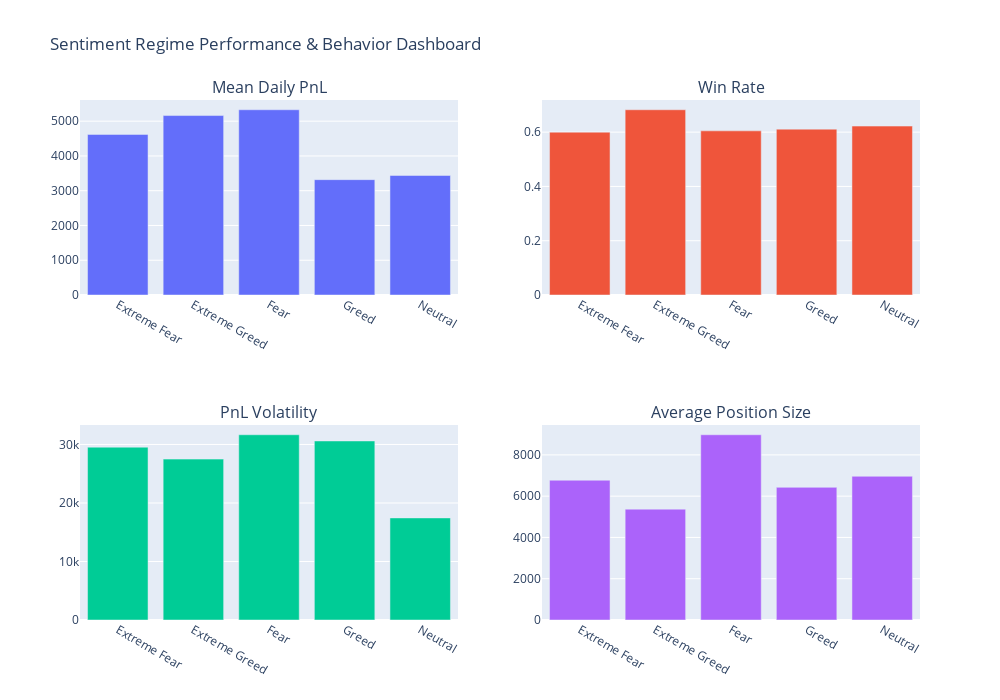

The cell this chart's notebook holds for it:
### Code cell
fig = make_subplots(
    rows=2, cols=2,
    subplot_titles=(
        "Mean Daily PnL",
        "Win Rate",
        "PnL Volatility",
        "Average Position Size"
    )
)

# Mean PnL
fig.add_trace(
    go.Bar(x=summary["classification"], y=summary["mean_pnl"]),
    row=1, col=1
)

# Win Rate
fig.add_trace(
    go.Bar(x=summary["classification"], y=summary["win_rate"]),
    row=1, col=2
)

# Volatility
fig.add_trace(
    go.Bar(x=summary["classification"], y=summary["volatility"]),
    row=2, col=1
)

# Avg Position Size
fig.add_trace(
    go.Bar(x=summary["classification"], y=summary["avg_size"]),
    row=2, col=2
)

fig.update_layout(
    height=700,
    width=1000,
    title_text="Sentiment Regime Performance & Behavior Dashboard",
    showlegend=False
)

fig.show()

### Figure 1 — Plotly figure (JSON) as saved in the notebook; plotly's stock layout.template omitted (floating-point values rounded to 4 significant figures)
{"data": [{"type": "bar", "x": ["Extreme Fear", "Extreme Greed", "Fear", "Greed", "Neutral"], "xaxis": "x", "y": [4619.0, 5162.0, 5329.0, 3318.0, 3439.0], "yaxis": "y"}, {"type": "bar", "x": ["Extreme Fear", "Extreme Greed", "Fear", "Greed", "Neutral"], "xaxis": "x2", "y": [0.6, 0.6825, 0.6048, 0.6111, 0.6223], "yaxis": "y2"}, {"type": "bar", "x": ["Extreme Fear", "Extreme Greed", "Fear", "Greed", "Neutral"], "xaxis": "x3", "y": [29530.0, 27500.0, 31660.0, 30600.0, 17450.0], "yaxis": "y3"}, {"type": "bar", "x": ["Extreme Fear", "Extreme Greed", "Fear", "Greed", "Neutral"], "xaxis": "x4", "y": [6773.0, 5372.0, 8976.0, 6428.0, 6964.0], "yaxis": "y4"}], "layout": {"annotations": [{"font": {"size": 16}, "showarrow": false, "text": "Mean Daily PnL", "x": 0.225, "xanchor": "center", "xref": "paper", "y": 1, "yanchor": "bottom", "yref": "paper"}, {"font": {"size": 16}, "showarrow": false, "text": "Win Rate", "x": 0.775, "xanchor": "center", "xref": "paper", "y": 1, "yanchor": "bottom", "yref": "paper"}, {"font": {"size": 16}, "showarrow": false, "text": "PnL Volatility", "x": 0.225, "xanchor": "center", "xref": "paper", "y": 0.375, "yanchor": "bottom", "yref": "paper"}, {"font": {"size": 16}, "showarrow": false, "text": "Average Position Size", "x": 0.775, "xanchor": "center", "xref": "paper", "y": 0.375, "yanchor": "bottom", "yref": "paper"}], "height": 700, "showlegend": false, "title": {"text": "Sentiment Regime Performance & Behavior Dashboard"}, "width": 1000, "xaxis": {"anchor": "y", "domain": [0, 0.45]}, "xaxis2": {"anchor": "y2", "domain": [0.55, 1]}, "xaxis3": {"anchor": "y3", "domain": [0, 0.45]}, "xaxis4": {"anchor": "y4", "domain": [0.55, 1]}, "yaxis": {"anchor": "x", "domain": [0.625, 1]}, "yaxis2": {"anchor": "x2", "domain": [0.625, 1]}, "yaxis3": {"anchor": "x3", "domain": [0, 0.375]}, "yaxis4": {"anchor": "x4", "domain": [0, 0.375]}}}
